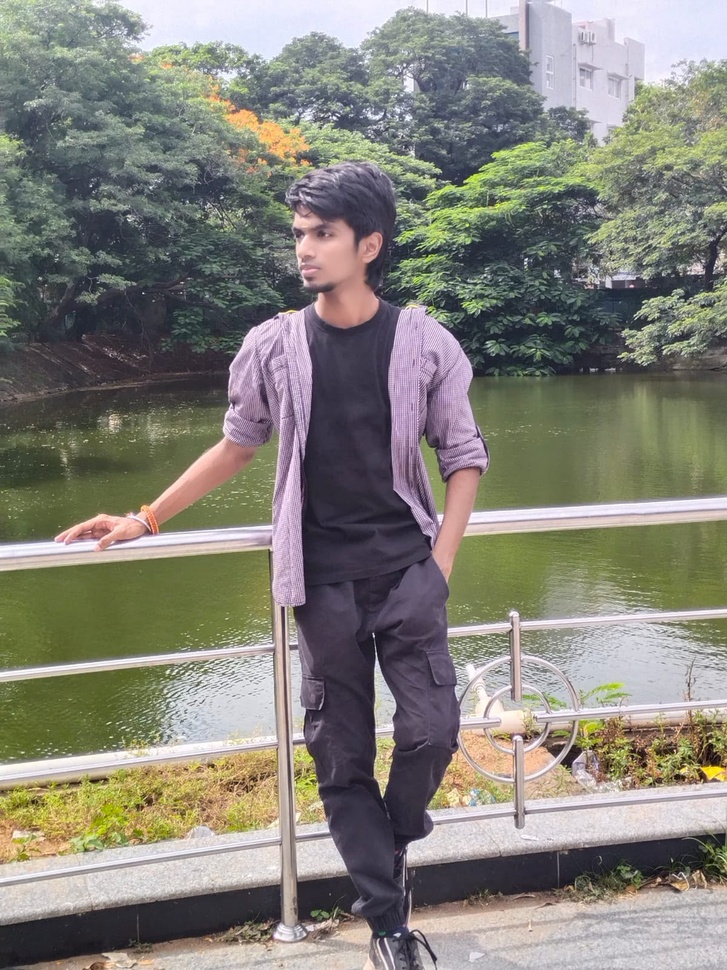
#> input picture sai1.jpeg, 727 x 970 px, shrunk from 1200 x 1600 before the run
$ jupyter execute 'EX7 Detect-the-lines-using-Hough-Transform.ipynb'
#> lines starting #> are read from the running program, lines starting #| are printed output that depends on the picture
### Detect-the-lines-using-Hough-Transform

### Developed By: SAI PRAVEEN C

### Register: No: 212225230239

[cell 1]
import cv2
import numpy as np
import matplotlib.pyplot as plt

[cell 2]
image = cv2.imread('sai1.jpeg')
#> image is the input picture: shape (970, 727, 3); mean B, G, R 121.4, 130, 132.3

[cell 3]
gray_image = cv2.cvtColor(image, cv2.COLOR_BGR2GRAY)
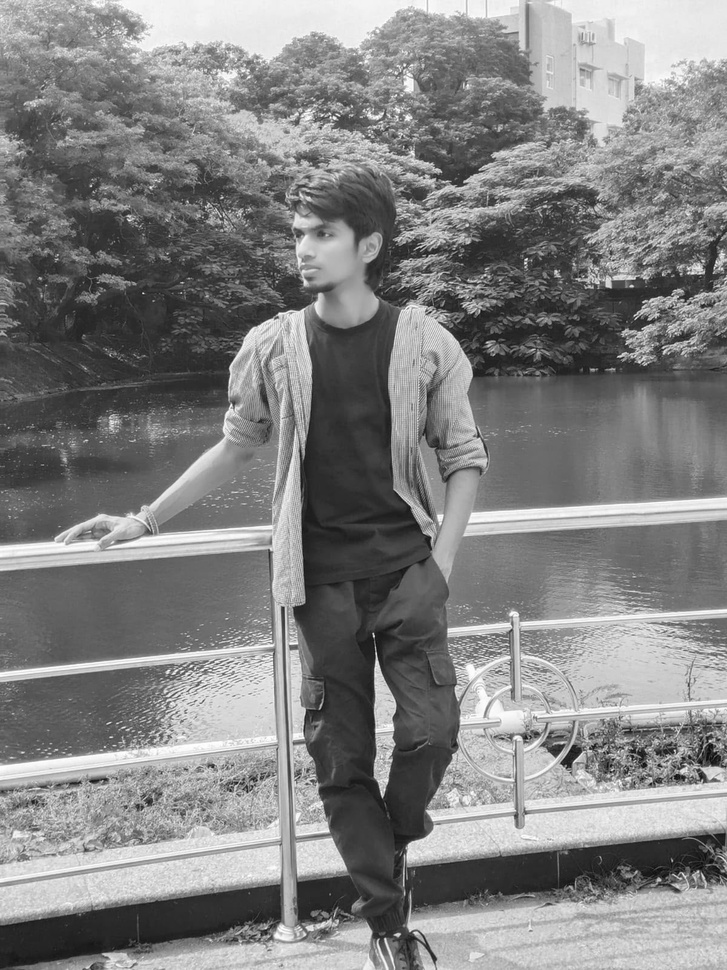
#> gray_image: shape (970, 727); min 7, max 255, mean 129.7

[cell 4]
plt.imshow(cv2.cvtColor(image, cv2.COLOR_BGR2RGB))
plt.title("Input Image")
plt.axis('off')

[cell 5]
plt.imshow(gray_image, cmap='gray')
plt.title("Grayscale Image")
plt.axis('off')

[cell 6]
edges = cv2.Canny(gray_image, 50, 150)
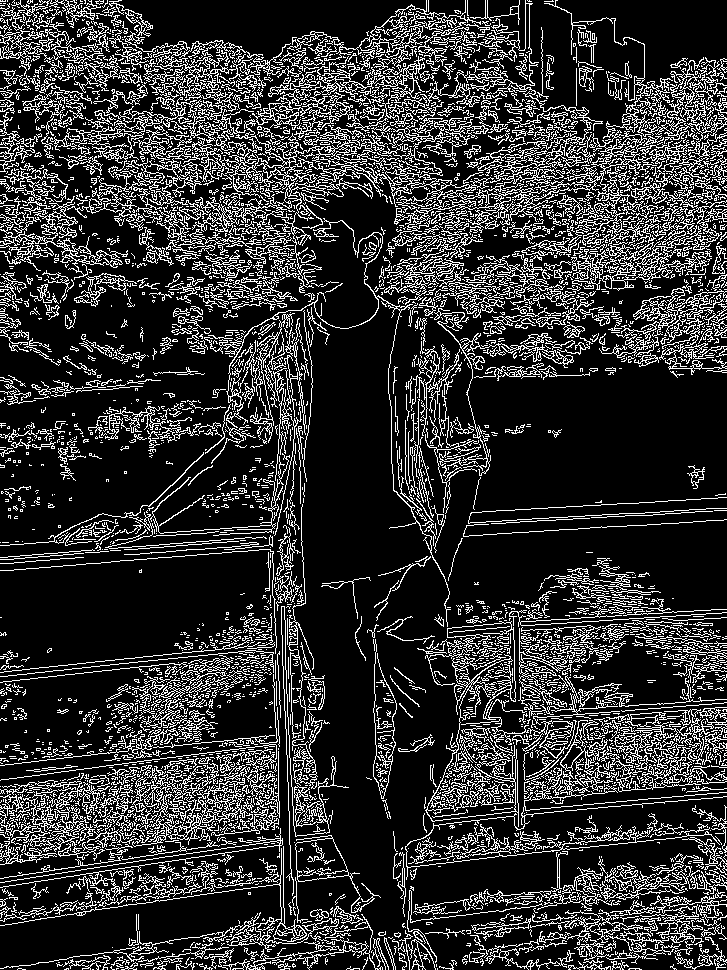
#> edges: shape (970, 727); 19.7% white in thin lines or dots

[cell 7]
plt.imshow(edges, cmap='gray')
plt.title("Canny Edge Detector")
plt.axis('off')

[cell 8]
lines = cv2.HoughLinesP(edges, 1, np.pi / 180, 100, minLineLength=50, maxLineGap=10)
#> lines = 1832 rows, first 6: [9, 863, 252, 620], [520, 355, 724, 151], [559, 324, 714, 169], [6, 863, 252, 617], [580, 568, 700, 688], [534, 325, 724, 135]

[cell 9]
for line in lines:
    x1, y1, x2, y2 = line.flatten()
    cv2.line(image, (x1, y1), (x2, y2), (0, 255, 0), 2)
#> this loop made 1832 passes
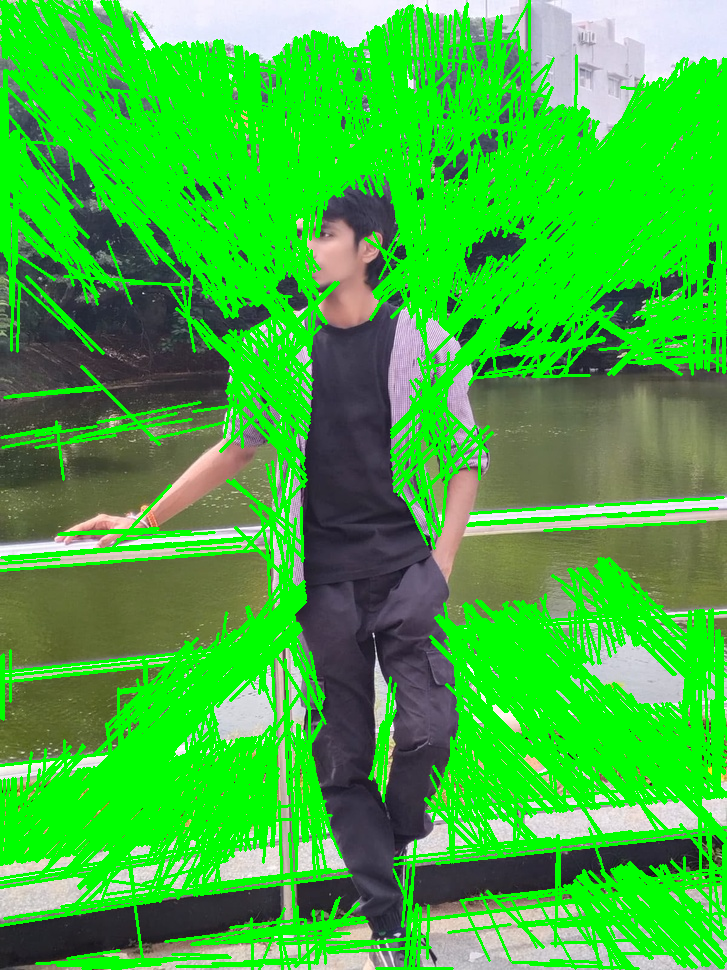
#> image: shape (970, 727, 3); mean B, G, R 59.1, 182.2, 63.9

[cell 10]
plt.imshow(cv2.cvtColor(image, cv2.COLOR_BGR2RGB))
plt.title("Result of Hough Transform")
plt.axis('off')
